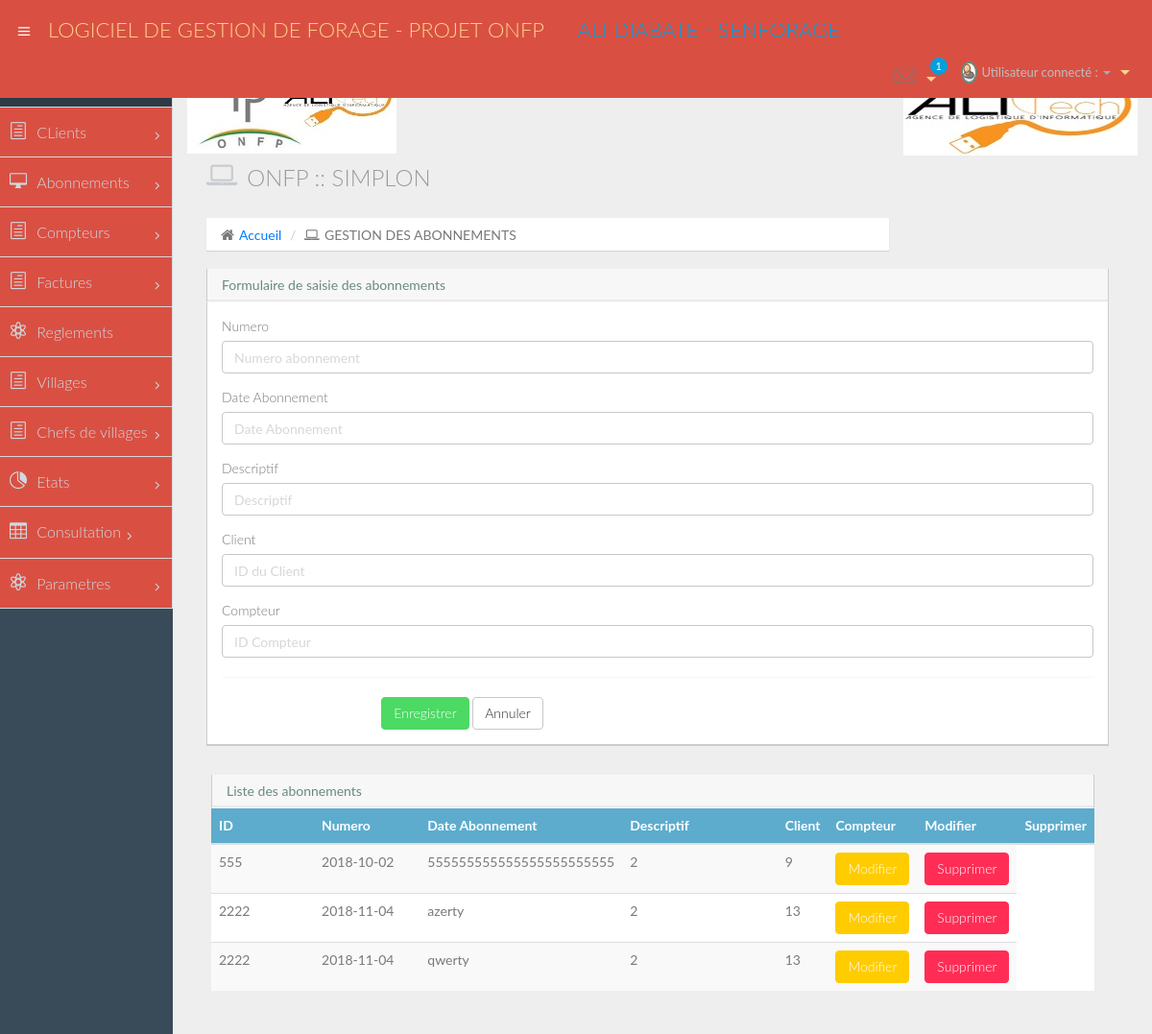
Page /view/abonnement/index.php (signed in) on the committed database.
### tables this page shows
CREATE TABLE `abonnement` (
  `Id` int(11) NOT NULL,
  `Numero` int(11) NOT NULL,
  `DateAbonnement` date NOT NULL,
  `Descriptif` varchar(100) NOT NULL,
  `IdClient` int(11) NOT NULL,
  `IdCompteur` int(11) NOT NULL
);

### controller/abonnement.controller.php (called while the page is built, shortened)
<?php
require_once '../../model/abonnement.php';
class abonnementController{
    public function __CONSTRUCT(){
        $this->model = new abonnement();
    }
    public function Index(){
        require_once '../../view/abonnement/abonnement.php';
    }
}

### model/database.php (called while the page is built)
<?php
class Database
{
    public static function StartUp()
    {
        $pdo = new PDO('mysql:host=localhost;dbname=forage;charset=utf8', 'root', '');
        $pdo->setAttribute(PDO::ATTR_ERRMODE, PDO::ERRMODE_EXCEPTION);
        return $pdo;
    }
}

### model/abonnement.php (called while the page is built, shortened)
<?php
class abonnement
{
	private $pdo;
	public function __CONSTRUCT()
	{
		try
		{
			$this->pdo = Database::StartUp();
		}
		catch(Exception $e)
		{
			die($e->getMessage());
		}
	}
	public function Lister()
	{
		try
		{
			$stm = $this->pdo->prepare("SELECT * FROM abonnement");
			$stm->execute();
			return $stm->fetchAll(PDO::FETCH_OBJ);
		}
		catch(Exception $e)
		{
			die($e->getMessage());
		}
	}
}

### view/abonnement/abonnement.php (the view, shortened to what this page needs)
<!DOCTYPE html>
<html lang="en">
  <head>
    <link href="../../assets/css/bootstrap.min.css" rel="stylesheet">
    <link href="../../assets/css/bootstrap-theme.css" rel="stylesheet">
    <link href="../../assets/css/elegant-icons-style.css" rel="stylesheet" />
    <link href="../../assets/css/font-awesome.min.css" rel="stylesheet" />
    <link href="../../assets/css/style.css" rel="stylesheet">
    <link href="../../assets/css/style-responsive.css" rel="stylesheet" />
	<link href="../../assets/css/jquery-ui-1.10.4.min.css" rel="stylesheet">
	<link href="../../assets/css/sweetalert.css" rel="stylesheet">
  </head>
  <body>
  <section id="container" class="">
       <?php include('../entete.php');?>
      <aside>
          <?php include('../haut.php');?>
      </aside>
      <section id="main-content">
          <section class="wrapper">
             <img src="../../img/dgcpt.jpg" align="middle">
              <img src="../../img/senegal_emergent.jpg" align="right">
			  <div class="row">
				<div class="col-lg-12">
					<h3 class="page-header"><i class="fa fa-laptop"></i> ONFP :: SIMPLON</h3>
					<ol class="breadcrumb">
						<li><i class="fa fa-home"></i><a href="../index.php">Accueil</a></li>
						<li><i class="fa fa-laptop"></i>GESTION DES ABONNEMENTS </li>
					</ol>
				</div>
			</div>
 <div class="row">
                  <div class="col-lg-12">
                      <SECTION class="panel">
                          <HEADER class="panel-heading">
                           Formulaire de saisie des abonnements
                         </HEADER>
                          <div class="panel-body">
                             <form id="frm-alumno" action="?c=abonnement&a=Enregistrer" method="post" enctype="multipart/form-data">
                                <div class="form-group">
                                    <label>Numero</label>
                                    <input type="text" name="Numero" value="" class="form-control" placeholder="Numero abonnement" required>
                                </div>
                                <div class="form-group">
                                    <label>Date Abonnement</label>
                                    <input type="text" name="DateAbonnement" value="" class="form-control" placeholder="Date Abonnement" required>
                                </div>
                                <div class="form-group">
                                    <label>Descriptif</label>
                                    <input type="text" name="Descriptif" value="" class="form-control" placeholder="Descriptif" required>
                                </div>
                                <div class="form-group">
                                    <label>Client</label>
                                    <input type="text" name="IdClient" value="" class="form-control" placeholder="ID du Client" required>
                                </div>
                                <div class="form-group">
                                    <label>Compteur</label>
                                    <input type="text" name="IdCompteur" value="" class="form-control" placeholder="ID Compteur" required>
                                </div>
                                <hr />
                                  <div class="form-group">
                                      <div class="col-lg-offset-2 col-lg-10">
                                          <BUTTON type="submit" name="submit" class="btn btn-success">Enregistrer</button>
                                           <a href="index.php" CLASS="btn btn-default">Annuler</a>
                                      </div>
                                  </div>
                              </form>
                          </div>  </div>
<div class="row">
                  <div class="col-lg-12">
                      <section class="panel">
            <header class="panel-heading">
                    Liste des abonnements
            </header>
<table class="table  table-striped  table-hover" id="tabla">
    <thead>
        <tr>
            <th style="width:120px; background-color: #5DACCD; color:#fff">ID</th>
            <th style="width:120px; background-color: #5DACCD; color:#fff">Numero</th>
            <th style="width:120px; background-color: #5DACCD; color:#fff">Date Abonnement</th>
            <th style="width:180px; background-color: #5DACCD; color:#fff">Descriptif</th>
            <th style=" background-color: #5DACCD; color:#fff">Client</th>
            <th style=" background-color: #5DACCD; color:#fff">Compteur</th>
            <th style="width:60px; background-color: #5DACCD; color:#fff" width="53">Modifier</th>
            <th style="width:60px; background-color: #5DACCD; color:#fff" width="57">Supprimer</th>
        </tr>
    </thead>
    <tbody>
    <?php foreach($this->model->Lister() as $r): ?>
        <tr>
            <td><?php echo $r->Numero; ?></td>
            <td><?php echo $r->DateAbonnement; ?></td>
            <td><?php echo $r->Descriptif; ?></td>
            <td><?php echo $r->IdClient; ?></td>
            <td><?php echo $r->IdCompteur; ?></td>
            <td>
                <a  class="btn btn-warning" href="?c=abonnement&a=Crud&Id=<?php echo $r->Id; ?>">Modifier</a>
            </td>
            <td>
                <a  class="btn btn-danger" onclick="javascript:return confirm('Voulez vous supprimer cet enregistrement?');" href="?c=abonnement&a=Supprimer&Id=<?php echo $r->Id; ?>">Supprimer</a>
            </td>
        </tr>
    <?php endforeach; ?>
    </tbody>
</table>
</body>
</html>

### rows in the picture
abonnement: Numero "555", DateAbonnement "2018-10-02", Descriptif "555555555555555555555555", IdClient "2", IdCompteur "9"
abonnement: Numero "2222", DateAbonnement "2018-11-04", Descriptif "azerty", IdClient "2", IdCompteur "13"
abonnement: Numero "2222", DateAbonnement "2018-11-04", Descriptif "qwerty", IdClient "2", IdCompteur "13"
